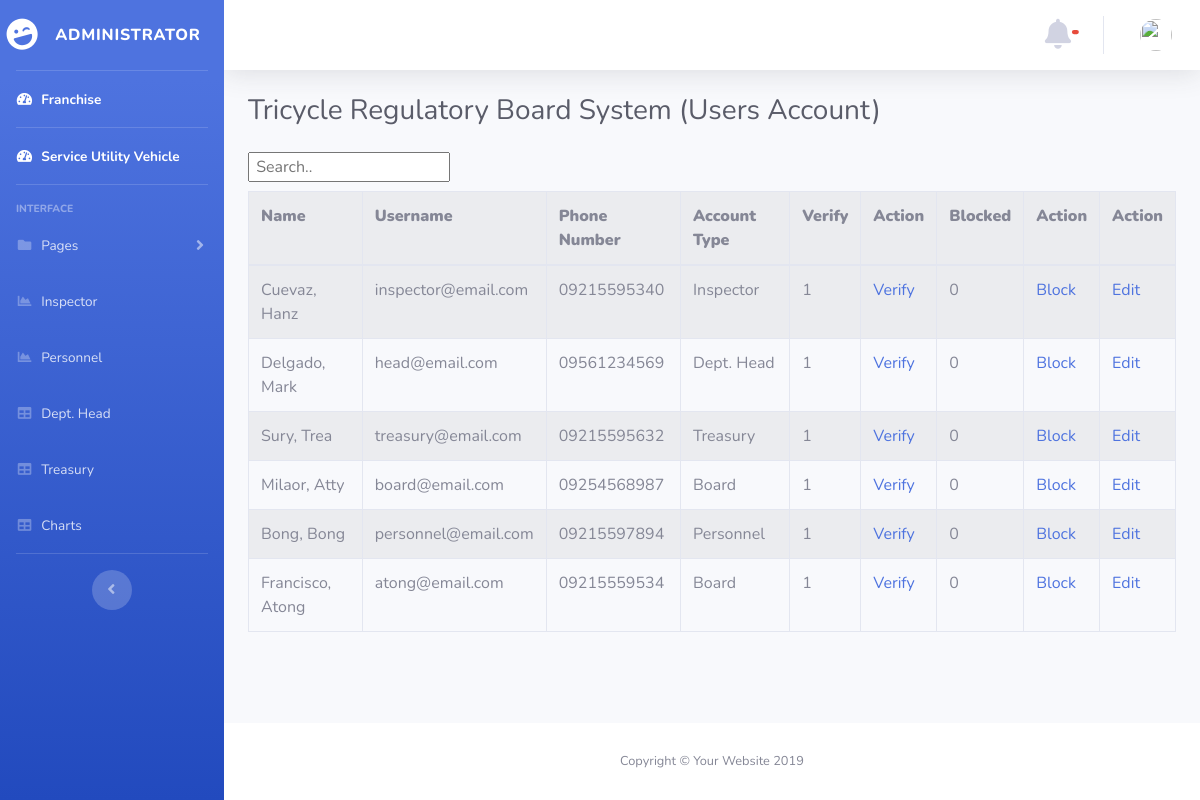
The page /atty/user_account.php on the database its author committed.
### tables this page shows
CREATE TABLE `user_account` (
  `user_id` int(11) NOT NULL,
  `first_name` varchar(25) NOT NULL,
  `last_name` varchar(25) NOT NULL,
  `phone_no` varchar(25) NOT NULL,
  `username` varchar(25) NOT NULL,
  `password` varchar(25) NOT NULL,
  `isAdmin` tinyint(4) NOT NULL,
  `isBlocked` tinyint(4) NOT NULL,
  `active` tinyint(4) NOT NULL,
  `deleted` tinyint(4) NOT NULL,
  `verified` tinyint(4) NOT NULL
);

### atty/user_account.php (the view, shortened to what this page needs)
<!DOCTYPE html>
<html lang="en">
<head>
  <link href="../vendor/fontawesome-free/css/all.min.css" rel="stylesheet" type="text/css">
  <link href="../css/sb-admin-2.min.css" rel="stylesheet">
</head>
<body id="page-top">
  <?php require('nav.php');  ?>
        <div class="container-fluid">
          <div class="d-sm-flex align-items-center justify-content-between mb-4">
            <h1 class="h3 mb-0 text-gray-800">Tricycle Regulatory Board System (Users Account)</h1>
          </div>
 <input id="myInput" type="text" placeholder=" Search.." style="display: block; margin-bottom: 1%;">
       <?php
require ("../database.php");
$result = ' SELECT *
            FROM user_account
            WHERE deleted != 5
            ';
  $statement = $connection->prepare($result);
      $statement->execute();
      $payments = $statement->fetchAll(PDO::FETCH_OBJ);
echo "<table border='1'  class='table table-striped table-bordered table-hover' id='dataTables-example' >
<tr>
<th><b>Name</b></td></th>
<th><b>Username</b></td></th>
<th><b>Phone Number</b></td></th>
<th><b>Account Type</b></td></th>
<th><b>Verify</b></td></th>
<th><b>Action</b></td></th>
<th><b>Blocked</b></td></th>
<th><b>Action</b></td></th>
<th><b>Action</b></td></th>
<tbody id='myTable'>";
   foreach($payments as $package):
      $fname= $package->first_name;
      $lname= $package->last_name;
      $fullname= $lname .', '. $fname;
      $acct_type =$package->isAdmin;
        if ($acct_type == 1) {
          $acct_type = 'Inspector';
        }
        else if ($acct_type == 2) {
          $acct_type = 'Personnel';
        }
        else if ($acct_type == 3) {
          $acct_type = 'Dept. Head ';
        }
        else if ($acct_type == 4) {
          $acct_type = 'Treasury';
        }
        else if ($acct_type == 5){
         $acct_type = 'Board';
        }
        echo "<tr id=".$package->user_id.">";
        echo "<td >".$fullname."</td>";
        echo "<td >".$package->username."</td>";
        echo "<td >".$package->phone_no."</td>";
        echo "<td >".$acct_type."</td>";
        echo "<td >".$package->verified."</td>";
        echo "<td >
                <a href='verified.php?user_id=".$package->user_id."'>Verify</a></td>";
        echo "<td >".$package->isBlocked."</td>";
        echo "<td >
                <a href='blocked.php?user_id=".$package->user_id."'>Block</a></td>";
        echo "<td >
                <a href='edit.php?user_id=".$package->user_id."'>Edit</a></td>";
 endforeach;
 echo "
 </tbody>
 </table>";
?>
        </div>
      </div>
      <footer class="sticky-footer bg-white">
        <div class="container my-auto">
          <div class="copyright text-center my-auto">
            <span>Copyright &copy; Your Website 2019</span>
          </div>
        </div>
      </footer>
    </div>
  </div>
</body>
</html>

### rows shown on the page
user_account: fullname "Cuevaz, Hanz", username "inspector@email.com", phone_no "09215595340", isAdmin "Inspector", verified "1", isBlocked "0"
user_account: fullname "Delgado, Mark", username "head@email.com", phone_no "09561234569", isAdmin "Dept. Head", verified "1", isBlocked "0"
user_account: fullname "Sury, Trea", username "treasury@email.com", phone_no "09215595632", isAdmin "Treasury", verified "1", isBlocked "0"
user_account: fullname "Milaor, Atty", username "board@email.com", phone_no "09254568987", isAdmin "Board", verified "1", isBlocked "0"
user_account: fullname "Bong, Bong", username "personnel@email.com", phone_no "09215597894", isAdmin "Personnel", verified "1", isBlocked "0"
user_account: fullname "Francisco, Atong", username "atong@email.com", phone_no "09215559534", isAdmin "Board", verified "1", isBlocked "0"
